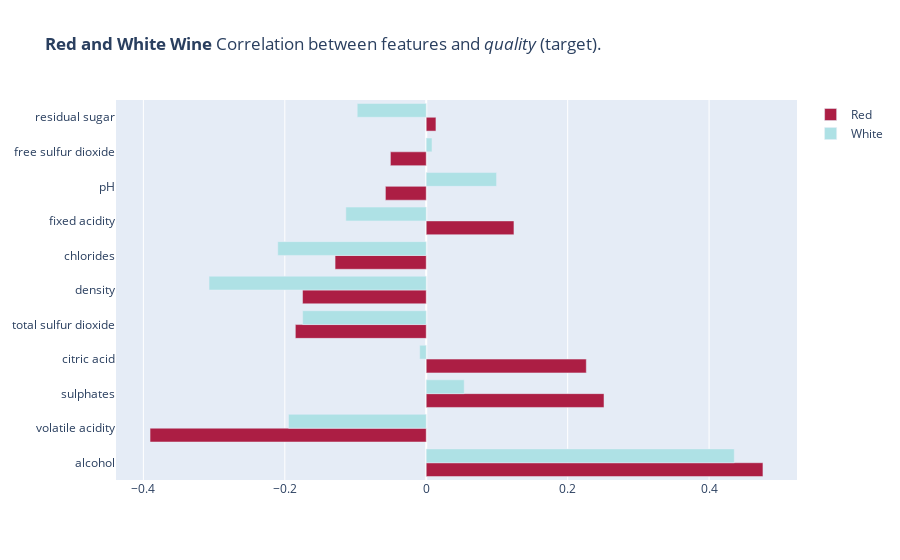

Notebook source saved alongside this figure:
### Code cell
# Let's compare correlation between the two dataset to to test the possibility of conducting a study that 
# includes both datasets. 

qualityCorrCoefRed = dict()
for i in range(len(allCorrCoefRed[11])-1):
    qualityCorrCoefRed[headers[i]] = allCorrCoefRed[11][i] 
qualityCorrCoefRed = dict(sorted(qualityCorrCoefRed.items(), key=lambda kv: abs(kv[1]), reverse=True))

qualityCorrCoefWhite = dict()
for i in range(len(allCorrCoefWhite[11])-1):
    qualityCorrCoefWhite[headers[i]] = allCorrCoefWhite[11][i] 
qualityCorrCoefWhite = dict(sorted(qualityCorrCoefWhite.items(), key=lambda kv: abs(kv[1]), reverse=True))

data = [
    go.Bar(name='Red', 
            x=list(qualityCorrCoefRed.values()), 
            y=list(qualityCorrCoefRed.keys()), 
            orientation='h',
            marker_color='#AC1E44'),
    go.Bar(name='White', 
            x=list(qualityCorrCoefWhite.values()), 
            y=list(qualityCorrCoefWhite.keys()), 
            orientation='h',
            marker_color='#aee1e5')
]
layout = go.Layout(title='<b>Red and White Wine</b> Correlation between features and <i>quality</i> (target).', barmode='group')
py.iplot(go.Figure(data, layout))

# The correlations will result to be similar in some cases but totally opposite in others with the conclusion
# that it is better to conduct two separate studies for white and red wines

### Figure 1 — Plotly figure (JSON) as saved in the notebook; plotly's stock layout.template omitted (floating-point values rounded to 4 significant figures)
{"data": [{"marker": {"color": "#AC1E44"}, "name": "Red", "orientation": "h", "type": "bar", "x": [0.4762, -0.3906, 0.2514, 0.2264, -0.1851, -0.1749, -0.1289, 0.1241, -0.05773, -0.05066, 0.01373], "y": ["alcohol", "volatile acidity", "sulphates", "citric acid", "total sulfur dioxide", "density", "chlorides", "fixed acidity", "pH", "free sulfur dioxide", "residual sugar"]}, {"marker": {"color": "#aee1e5"}, "name": "White", "orientation": "h", "type": "bar", "x": [0.4356, -0.3071, -0.2099, -0.1947, -0.1747, -0.1137, 0.09943, -0.09758, 0.05368, -0.009209, 0.008158], "y": ["alcohol", "density", "chlorides", "volatile acidity", "total sulfur dioxide", "fixed acidity", "pH", "residual sugar", "sulphates", "citric acid", "free sulfur dioxide"]}], "layout": {"barmode": "group", "title": {"text": "<b>Red and White Wine</b> Correlation between features and <i>quality</i> (target)."}}}
